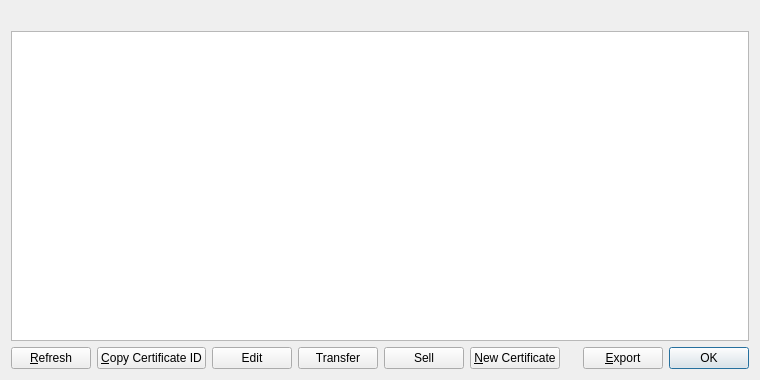
<?xml version="1.0" encoding="UTF-8"?>
<ui version="4.0">
 <class>MyCertListPage</class>
 <widget class="QWidget" name="MyCertListPage">
  <property name="geometry">
   <rect>
    <x>0</x>
    <y>0</y>
    <width>760</width>
    <height>380</height>
   </rect>
  </property>
  <property name="windowTitle">
   <string>My Certificates</string>
  </property>
  <layout class="QVBoxLayout" name="verticalLayout">
   <item>
    <widget class="QLabel" name="labelExplanation">
     <property name="textFormat">
      <enum>Qt::PlainText</enum>
     </property>
     <property name="wordWrap">
      <bool>true</bool>
     </property>
    </widget>
   </item>
   <item>
    <widget class="QTableView" name="tableView">
     <property name="contextMenuPolicy">
      <enum>Qt::CustomContextMenu</enum>
     </property>
     <property name="toolTip">
      <string/>
     </property>
     <property name="tabKeyNavigation">
      <bool>false</bool>
     </property>
     <property name="alternatingRowColors">
      <bool>true</bool>
     </property>
     <property name="selectionMode">
      <enum>QAbstractItemView::SingleSelection</enum>
     </property>
     <property name="selectionBehavior">
      <enum>QAbstractItemView::SelectRows</enum>
     </property>
     <property name="sortingEnabled">
      <bool>true</bool>
     </property>
     <attribute name="verticalHeaderVisible">
      <bool>false</bool>
     </attribute>
    </widget>
   </item>
   <item>
    <layout class="QHBoxLayout" name="horizontalLayout">
     <item>
      <widget class="QPushButton" name="refreshButton">
       <property name="maximumSize">
        <size>
         <width>16777215</width>
         <height>48</height>
        </size>
       </property>
       <property name="text">
        <string>&amp;Refresh</string>
       </property>
       <property name="icon">
        <iconset resource="../bitcoin.qrc">
         <normaloff>:/icons/refresh</normaloff>:/icons/refresh</iconset>
       </property>
      </widget>
     </item>
     <item>
      <widget class="QPushButton" name="copyCert">
       <property name="toolTip">
        <string>Copy the currently selected alias to the system clipboard</string>
       </property>
       <property name="text">
        <string>&amp;Copy Certificate ID</string>
       </property>
       <property name="icon">
        <iconset resource="../bitcoin.qrc">
         <normaloff>:/icons/editcopy</normaloff>:/icons/editcopy</iconset>
       </property>
      </widget>
     </item>
     <item>
      <widget class="QPushButton" name="editButton">
       <property name="text">
        <string>Edit</string>
       </property>
       <property name="icon">
        <iconset resource="../bitcoin.qrc">
         <normaloff>:/icons/editsys</normaloff>:/icons/editsys</iconset>
       </property>
      </widget>
     </item>
     <item>
      <widget class="QPushButton" name="transferButton">
       <property name="text">
        <string>Transfer</string>
       </property>
       <property name="icon">
        <iconset resource="../bitcoin.qrc">
         <normaloff>:/icons/cert</normaloff>:/icons/cert</iconset>
       </property>
      </widget>
     </item>
     <item>
      <widget class="QPushButton" name="sellCertButton">
       <property name="text">
        <string>Sell</string>
       </property>
       <property name="icon">
        <iconset resource="../bitcoin.qrc">
         <normaloff>:/icons/cart</normaloff>:/icons/cart</iconset>
       </property>
      </widget>
     </item>
     <item>
      <widget class="QPushButton" name="newCert">
       <property name="toolTip">
        <string>&lt;html&gt;&lt;head/&gt;&lt;body&gt;&lt;p&gt;Create a new alias&lt;/p&gt;&lt;/body&gt;&lt;/html&gt;</string>
       </property>
       <property name="text">
        <string>&amp;New Certificate</string>
       </property>
       <property name="icon">
        <iconset resource="../bitcoin.qrc">
         <normaloff>:/icons/add</normaloff>:/icons/add</iconset>
       </property>
      </widget>
     </item>
     <item>
      <spacer name="horizontalSpacer">
       <property name="orientation">
        <enum>Qt::Horizontal</enum>
       </property>
       <property name="sizeHint" stdset="0">
        <size>
         <width>40</width>
         <height>20</height>
        </size>
       </property>
      </spacer>
     </item>
     <item>
      <widget class="QPushButton" name="exportButton">
       <property name="toolTip">
        <string>Export the data in the current tab to a file</string>
       </property>
       <property name="text">
        <string>&amp;Export</string>
       </property>
       <property name="icon">
        <iconset resource="../bitcoin.qrc">
         <normaloff>:/icons/export</normaloff>:/icons/export</iconset>
       </property>
      </widget>
     </item>
     <item>
      <widget class="QDialogButtonBox" name="buttonBox">
       <property name="sizePolicy">
        <sizepolicy hsizetype="Maximum" vsizetype="Fixed">
         <horstretch>0</horstretch>
         <verstretch>0</verstretch>
        </sizepolicy>
       </property>
       <property name="standardButtons">
        <set>QDialogButtonBox::Ok</set>
       </property>
      </widget>
     </item>
    </layout>
   </item>
  </layout>
 </widget>
 <resources>
  <include location="../bitcoin.qrc"/>
 </resources>
 <connections/>
</ui>
